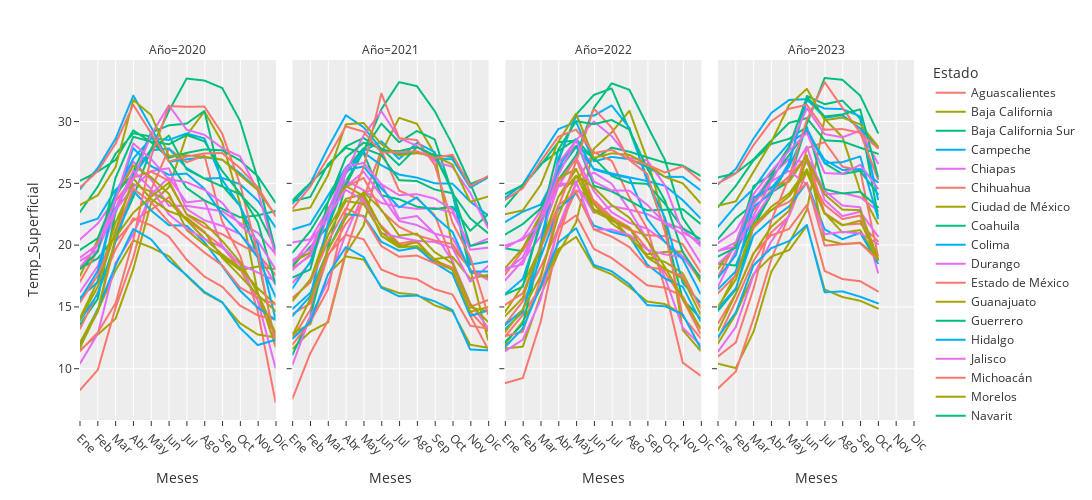

Notebook code for this chart:
### Markdown cell above
### Plot por Variable/Año/Meses para cada estado
Añadimos un wiget para poder seleccionar la variable que se desea visualizar ya que plotly tiene dificultad a la hora de mostrar mas varios graficos a la vez.

### Code cell
def plotting_plotly(Variable):    
    fig = px.line(df_estatal, x='Mes', y=Variable, color='Estado', facet_col='Año',
                labels={'Mes': 'Meses'}
                )

    # Ajustar las características del gráfico
    fig.update_layout(height=500, width=2100, title_x=0.5)
    fig.update_xaxes(tickangle=45, tickmode='array', tickvals=[1,2,3,4,5,6,7,8,9,10,11,12], ticktext=['Ene','Feb','Mar','Abr','May','Jun','Jul','Ago','Sep','Oct','Nov','Dic'])
    fig.show()

widgets.interact(plotting_plotly, Variable=columnas_numericas)
